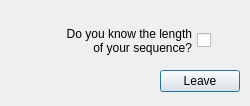
<?xml version="1.0" encoding="UTF-8"?>
<ui version="4.0">
 <class>askBool</class>
 <widget class="QDialog" name="askBool">
  <property name="geometry">
   <rect>
    <x>0</x>
    <y>0</y>
    <width>250</width>
    <height>106</height>
   </rect>
  </property>
  <property name="windowTitle">
   <string>Dialog</string>
  </property>
  <widget class="QPushButton" name="buttonLeave">
   <property name="geometry">
    <rect>
     <x>160</x>
     <y>70</y>
     <width>80</width>
     <height>22</height>
    </rect>
   </property>
   <property name="text">
    <string>Leave</string>
   </property>
  </widget>
  <widget class="QCheckBox" name="checkBox">
   <property name="geometry">
    <rect>
     <x>20</x>
     <y>10</y>
     <width>191</width>
     <height>61</height>
    </rect>
   </property>
   <property name="layoutDirection">
    <enum>Qt::RightToLeft</enum>
   </property>
   <property name="text">
    <string>Do you know the length 
 of your sequence?</string>
   </property>
  </widget>
 </widget>
 <resources/>
 <connections/>
</ui>
